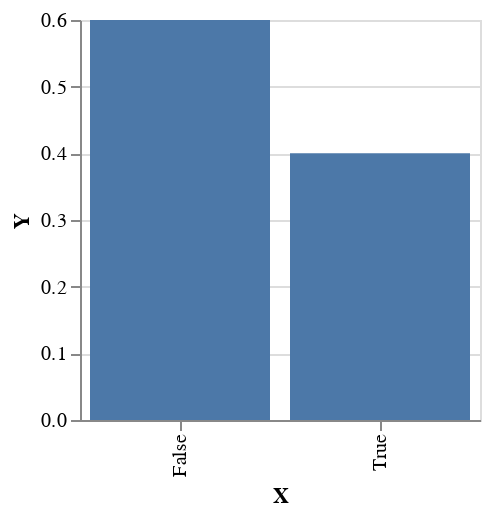

Write notebook code for a chart like this one.
### Code cell
plotVega $ first (pack . show) <$> emp

### Figure 1 — Vega-Lite specification as saved in the notebook (floating-point values rounded to 4 significant figures)
{"$schema": "https://vega.github.io/schema/vega-lite/v4.json", "data": {"values": [{"X": "False", "Y": 0.6}, {"X": "True", "Y": 0.4}]}, "encoding": {"x": {"field": "X", "type": "nominal"}, "y": {"field": "Y", "type": "quantitative"}}, "height": 200, "mark": "bar", "width": 200}
